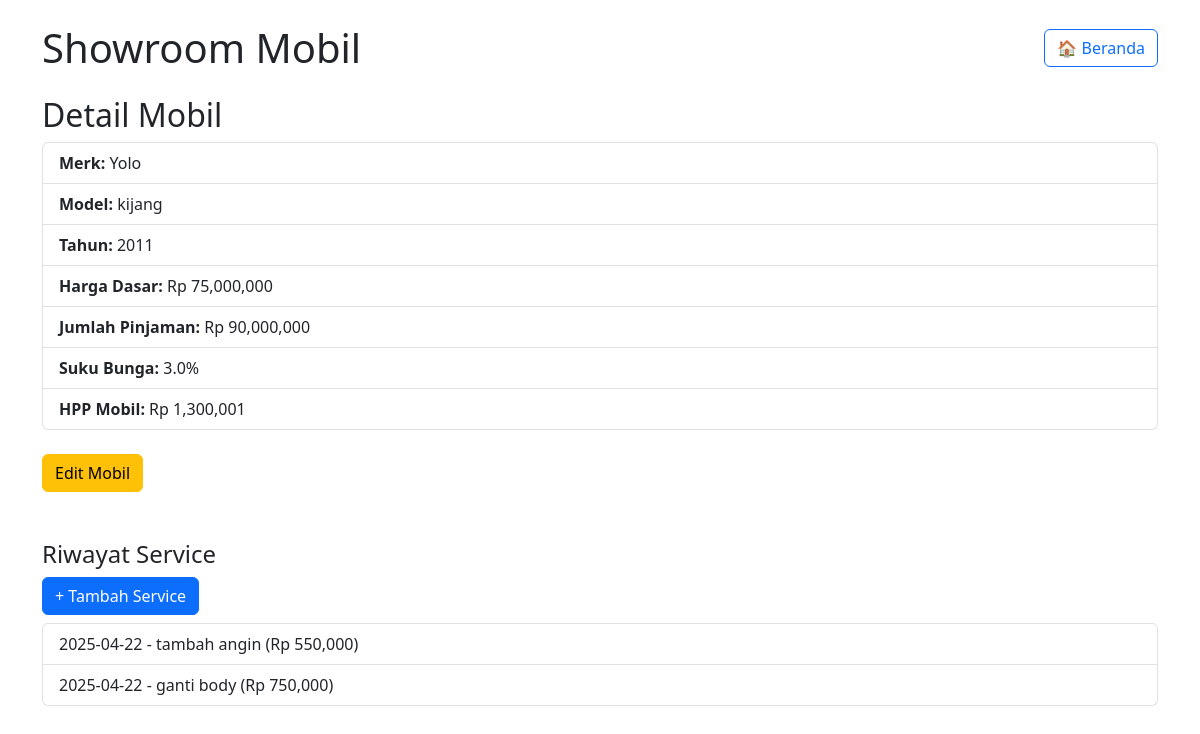
Screenshot of /mobil/2 with the database file from the repository.
### models.py (models this page shows)
class Car(db.Model):
    id = db.Column(db.Integer, primary_key=True)
    merk = db.Column(db.String(100))
    model = db.Column(db.String(100))
    tahun = db.Column(db.Integer)
    harga_dasar = db.Column(db.Float)
    jumlah_pinjaman = db.Column(db.Float, nullable=True)
    suku_bunga = db.Column(db.Float, nullable=True)  # persen per tahun
    services = db.relationship('Service', backref='car', lazy=True)

class Service(db.Model):
    id = db.Column(db.Integer, primary_key=True)
    car_id = db.Column(db.Integer, db.ForeignKey('car.id'), nullable=False)
    tanggal = db.Column(db.Date)
    deskripsi = db.Column(db.String(255))
    biaya = db.Column(db.Float)

### app.py (the view)
@app.route('/mobil/<int:car_id>')
def car_detail(car_id):
    car = Car.query.get_or_404(car_id)
    hpp = hitung_hpp(car)
    return render_template('car_detail.html', car=car, hpp=hpp)

### app.py (called while the page is built)
def hitung_hpp(car):
    if car.jumlah_pinjaman and car.suku_bunga:
        try:
            hpp_dasar = car.harga_dasar / (car.jumlah_pinjaman + car.suku_bunga)
        except ZeroDivisionError:
            hpp_dasar = car.harga_dasar
    else:
        hpp_dasar = car.harga_dasar
    total_service = sum(service.biaya for service in car.services)
    return hpp_dasar + total_service

### templates/car_detail.html
{% extends "base.html" %}
{% block content %}
    <h2>Detail Mobil</h2>
    <ul class="list-group mb-3">
        <li class="list-group-item"><strong>Merk:</strong> {{ car.merk }}</li>
        <li class="list-group-item"><strong>Model:</strong> {{ car.model }}</li>
        <li class="list-group-item"><strong>Tahun:</strong> {{ car.tahun }}</li>
        <li class="list-group-item"><strong>Harga Dasar:</strong> Rp {{ "{:,.0f}".format(car.harga_dasar) }}</li>
        {% if car.jumlah_pinjaman %}
        <li class="list-group-item"><strong>Jumlah Pinjaman:</strong> Rp {{ "{:,.0f}".format(car.jumlah_pinjaman) }}</li>
        <li class="list-group-item"><strong>Suku Bunga:</strong> {{ car.suku_bunga }}%</li>
        {% endif %}
        <li class="list-group-item"><strong>HPP Mobil:</strong> Rp {{ "{:,.0f}".format(hpp) }}</li>
    </ul>
    <a href="{{ url_for('edit_car', car_id=car.id) }}" class="btn btn-warning mt-2">Edit Mobil</a><br><br><br>
    <h4>Riwayat Service</h4>
    <a href="{{ url_for('add_service', car_id=car.id) }}" class="btn btn-primary mb-2">+ Tambah Service</a>
    <ul class="list-group">
        {% for service in car.services %}
        <li class="list-group-item">
            {{ service.tanggal }} - {{ service.deskripsi }} (Rp {{ "{:,.0f}".format(service.biaya) }})
        </li>
        {% else %}
        <li class="list-group-item">Belum ada service.</li>
        {% endfor %}
    </ul>
{% endblock %}

### rows the page displays
Car: merk "Yolo", model "kijang", tahun "2011", harga_dasar "75,000,000", jumlah_pinjaman "90,000,000", suku_bunga "3.0"
Service: tanggal "2025-04-22", deskripsi "tambah angin", biaya "550,000"
Service: tanggal "2025-04-22", deskripsi "ganti body", biaya "750,000"

### other values shown
{{ "{:,.0f}".format(hpp) }} "1,300,001"
